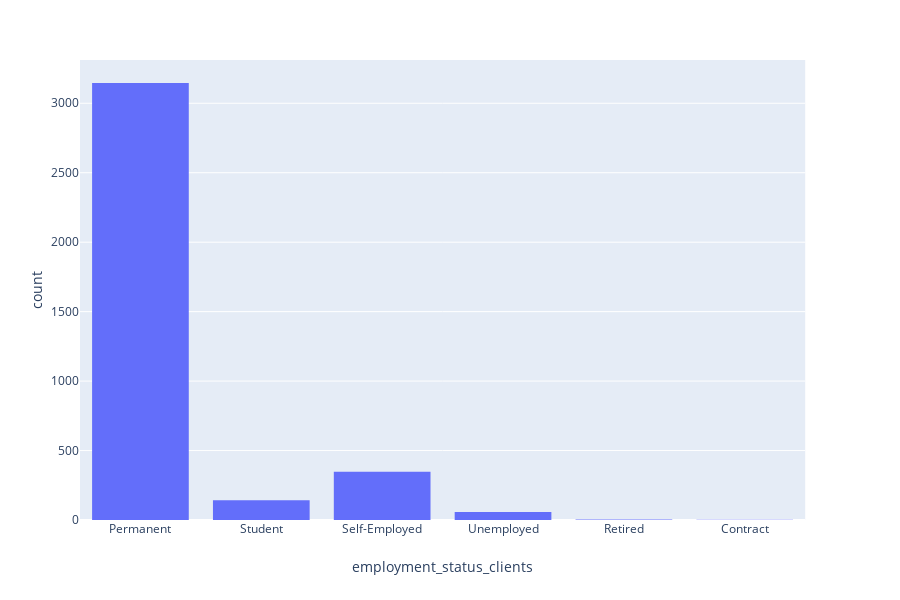

Source (notebook cell):
### Code cell
px.histogram(traindemo, x='employment_status_clients')

### Figure 1 — Plotly figure (JSON) as saved in the notebook; plotly's stock layout.template omitted (floating-point values rounded to 4 significant figures; data arrays with more than 128 entries replaced by an {"elided": "..."} marker saying what was removed)
{"data": [{"alignmentgroup": "True", "bingroup": "x", "hoverlabel": {"namelength": 0}, "hovertemplate": "employment_status_clients=%{x}<br>count=%{y}", "legendgroup": "", "marker": {"color": "#636efa"}, "name": "", "offsetgroup": "", "orientation": "v", "showlegend": false, "type": "histogram", "x": {"elided": "4346 str values"}, "xaxis": "x", "yaxis": "y"}], "layout": {"barmode": "relative", "height": 600, "legend": {"tracegroupgap": 0}, "margin": {"t": 60}, "xaxis": {"anchor": "y", "domain": [0, 0.98], "title": {"text": "employment_status_clients"}}, "yaxis": {"anchor": "x", "domain": [0, 1], "title": {"text": "count"}}}}
